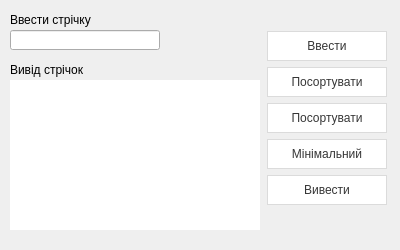
<?xml version="1.0" encoding="UTF-8"?>
<ui version="4.0">
 <class>MainWindow</class>
 <widget class="QMainWindow" name="MainWindow">
  <property name="geometry">
   <rect>
    <x>0</x>
    <y>0</y>
    <width>400</width>
    <height>250</height>
   </rect>
  </property>
  <property name="windowTitle">
   <string>MainWindow</string>
  </property>
  <property name="styleSheet">
   <string notr="true">QPushButton{
  background-color: #fff;
  border: 1px solid #dbdbdb;
  border-radius: .375em;
  color: #363636;
  font-family: &quot;Segoe UI&quot;;
  font-size: 1rem;
  height: 2.5em;
  line-height: 1.5;
  padding: calc(0.5em - 1px) 1em;
  position: relative;
  text-align: center;
  vertical-align: top;
  white-space: nowrap;
}

QPushButton::hover{
  border-color: #5500ff;
  outline: 0;
}

QPushButton::pressed {
  border-color: #4a4a4a;
  outline: 0;
}
</string>
  </property>
  <widget class="QWidget" name="centralwidget">
   <widget class="QLabel" name="label_name">
    <property name="geometry">
     <rect>
      <x>10</x>
      <y>10</y>
      <width>120</width>
      <height>20</height>
     </rect>
    </property>
    <property name="text">
     <string>Ввести стрічку</string>
    </property>
   </widget>
   <widget class="QLabel" name="label_name_2">
    <property name="geometry">
     <rect>
      <x>10</x>
      <y>60</y>
      <width>120</width>
      <height>20</height>
     </rect>
    </property>
    <property name="text">
     <string>Вивід стрічок</string>
    </property>
   </widget>
   <widget class="QLineEdit" name="lineEdit_input">
    <property name="geometry">
     <rect>
      <x>10</x>
      <y>30</y>
      <width>150</width>
      <height>20</height>
     </rect>
    </property>
   </widget>
   <widget class="QLabel" name="label_output">
    <property name="geometry">
     <rect>
      <x>10</x>
      <y>80</y>
      <width>250</width>
      <height>150</height>
     </rect>
    </property>
    <property name="styleSheet">
     <string notr="true">border-color: rgb(0, 122, 244);
background-color: rgb(255, 255, 255);</string>
    </property>
    <property name="text">
     <string/>
    </property>
    <property name="alignment">
     <set>Qt::AlignLeading|Qt::AlignLeft|Qt::AlignTop</set>
    </property>
   </widget>
   <widget class="QPushButton" name="pushButton_input">
    <property name="geometry">
     <rect>
      <x>267</x>
      <y>31</y>
      <width>120</width>
      <height>30</height>
     </rect>
    </property>
    <property name="styleSheet">
     <string notr="true"/>
    </property>
    <property name="text">
     <string>Ввести</string>
    </property>
    <property name="icon">
     <iconset>
      <normaloff>:/icon/baseline_keyboard_arrow_right_black_48dp.png</normaloff>:/icon/baseline_keyboard_arrow_right_black_48dp.png</iconset>
    </property>
   </widget>
   <widget class="QPushButton" name="pushButton_sort_to_larger">
    <property name="geometry">
     <rect>
      <x>267</x>
      <y>67</y>
      <width>120</width>
      <height>30</height>
     </rect>
    </property>
    <property name="text">
     <string>Посортувати</string>
    </property>
    <property name="icon">
     <iconset>
      <normaloff>:/icon/baseline_keyboard_arrow_up_black_48dp.png</normaloff>:/icon/baseline_keyboard_arrow_up_black_48dp.png</iconset>
    </property>
   </widget>
   <widget class="QPushButton" name="pushButton_sort_to_lower">
    <property name="geometry">
     <rect>
      <x>267</x>
      <y>103</y>
      <width>120</width>
      <height>30</height>
     </rect>
    </property>
    <property name="text">
     <string>Посортувати</string>
    </property>
    <property name="icon">
     <iconset>
      <normaloff>:/icon/baseline_keyboard_arrow_down_black_48dp.png</normaloff>:/icon/baseline_keyboard_arrow_down_black_48dp.png</iconset>
    </property>
   </widget>
   <widget class="QPushButton" name="pushButton_output">
    <property name="geometry">
     <rect>
      <x>267</x>
      <y>175</y>
      <width>120</width>
      <height>30</height>
     </rect>
    </property>
    <property name="styleSheet">
     <string notr="true"/>
    </property>
    <property name="text">
     <string>Вивести</string>
    </property>
    <property name="icon">
     <iconset>
      <normaloff>:/icon/baseline_keyboard_arrow_left_black_48dp.png</normaloff>:/icon/baseline_keyboard_arrow_left_black_48dp.png</iconset>
    </property>
   </widget>
   <widget class="QPushButton" name="pushButton_min">
    <property name="geometry">
     <rect>
      <x>267</x>
      <y>139</y>
      <width>120</width>
      <height>30</height>
     </rect>
    </property>
    <property name="styleSheet">
     <string notr="true"/>
    </property>
    <property name="text">
     <string>Мінімальний</string>
    </property>
   </widget>
  </widget>
 </widget>
 <resources/>
 <connections/>
</ui>
